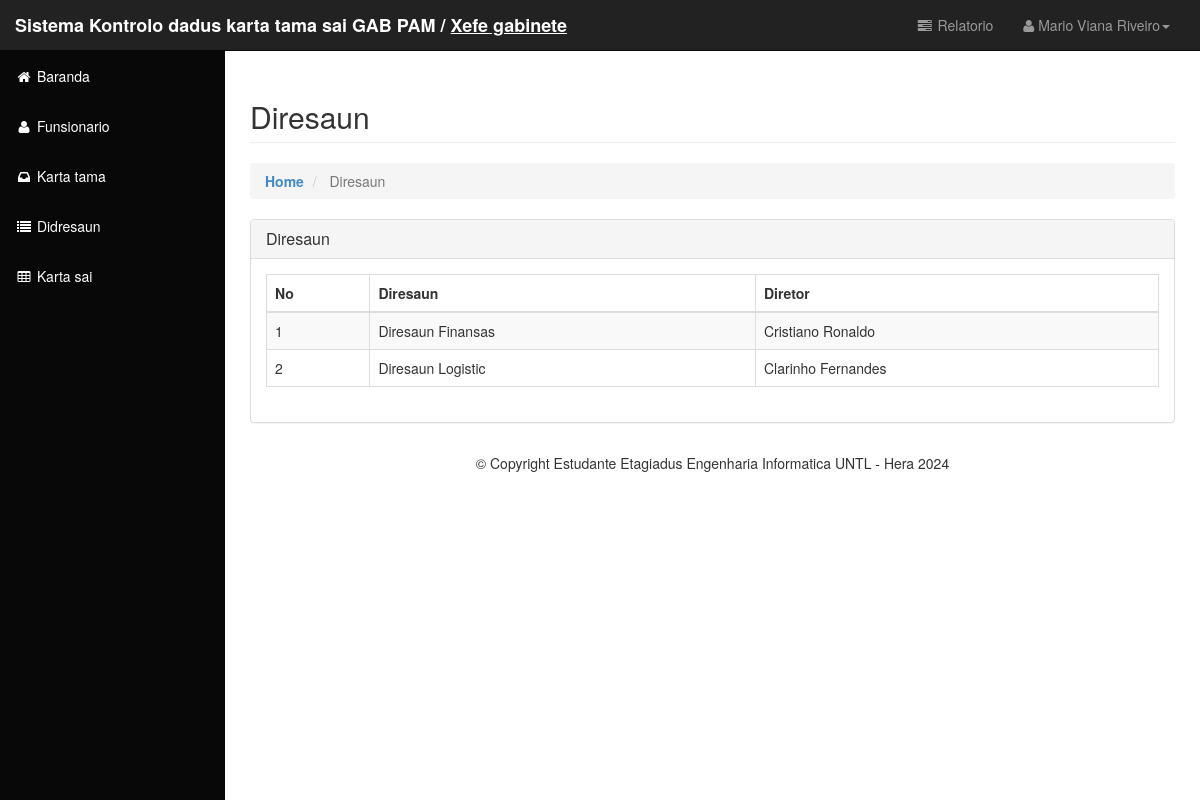
The app's page /media.php?module=diresaun&act=read (signed in) with its own data.
### tables this page shows
CREATE TABLE `t_diresaun` (
  `id_diresaun` int(11) NOT NULL,
  `diresaun` text NOT NULL,
  `chefe_diresaun` varchar(100) NOT NULL
);

### class/crud.php (called while the page is built, shortened)
<?php
class Diresaun
{
    private $conn;
    public function __construct($db)
    {
        $this->conn = $db;
    }
    public function Read_diresaun()
    {
        $query = "SELECT * FROM t_diresaun";
        $stmt = $this->conn->prepare($query);
        $stmt->execute();
        return $stmt->fetchAll(PDO::FETCH_ASSOC);
    }
}

### module/mod_diresaun/diresaun.php (the view, shortened to what this page needs)
<?php
switch ($_GET['act']) {
	case 'read':
 ?>
<div class="container-fluid">
    <div class="row">
        <div class="col-lg-12">
            <h2 class="page-header">
                Diresaun<small></small>
            </h2>
            <ol class="breadcrumb">
                <li class="active" style="font-weight: bold;">
                    <a href="?module=home">Home</a>
                </li>
                <li class="active">
                    Diresaun
                </li>
            </ol>
        </div>
    </div>
    <div class="row">
        <div class="col-lg-12">
            <div class="panel panel-default">
                <div class="panel-heading">
                    <h3 class="panel-title"> Diresaun</h3>
                </div>
                <div class="panel-body">
                    <div class="table-responsive">
                        <table class="table table-bordered table-hover table-striped" id="example">
                            <thead>
                                <tr>
                                    <th>No</th>
                                    <th>Diresaun</th>
                                    <th>Diretor</th>
                                </tr>
                            </thead>
                            <tbody>
                                <?php
                                                $no = 1;
                                                $data = $diresaun->Read_diresaun();
                                                foreach ($data as $row) {?>
                                <tr>
                                    <td><?= $no; ?></td>
                                    <td><?= htmlspecialchars($row['diresaun']); ?></td>
                                    <td><?= htmlspecialchars($row['chefe_diresaun']); ?></td>
                                </tr>
                                <?php $no++; } ?>
                            </tbody>
                        </table>
                    </div>
                </div>
            </div>
        </div>
    </div>
</div>
<?php break;case 'input': ?>
<?php } ?>

### assets/css/sb-admin.css (style rules this page uses)
body { margin-top: 100px; background-color: #222; }
@media (min-width:768px) { body { margin-top: 50px; } }

### records on screen
t_diresaun: diresaun "Diresaun Finansas", chefe_diresaun "Cristiano Ronaldo"
t_diresaun: diresaun "Diresaun Logistic", chefe_diresaun "Clarinho Fernandes"

### other values on screen
$_SESSION['level_user'] "Xefe gabinete"
$_SESSION['naran_fun'] "Mario Viana Riveiro"
